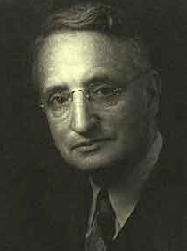
#> input picture img_manipulated_ex1.jpg, 187 x 251 px
$ python image.py
#> lines starting #> are read from the running program, lines starting #| are printed output that depends on the picture
import numpy as np
from PIL import Image
import matplotlib.pyplot as plt

img = Image.open('img_manipulated_ex1.jpg').convert("L")
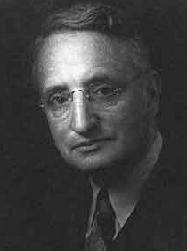
#> img: PIL image 187x251 L; min 9, max 251, mean 62.8
arr = np.array(img)

print(arr)
#> (printed output is left out)


shape = arr.shape
#> shape = (251, 187)
print(shape)
#| (251, 187)
numSeries = {'1':0, '2':0, '3':0, '4':0, '5':0, '6':0, '7':0, '8':0, '9':0}

flat_arr = arr.ravel()
print(flat_arr)
#> (printed output is left out)
totalLen = len(flat_arr)
#> totalLen = 46937
for num in  flat_arr:
    firstDigit = str(int(num))[:1]
    if(firstDigit != '0'):
        numSeries[firstDigit] += 1
#> this loop made 46937 passes
#> (num, firstDigit) on passes 1 to 3: (59, '5'), (57, '5'), (55, '5')
#> after the loop, numSeries = 9 items

x_list, y_list = [], []
for key, num in numSeries.items():
    x_list.append(key)
    y_list.append(num)
#> this loop made 9 passes
#> (key, num) on passes 1 to 9: ('1', 4216), ('2', 1684), ('3', 7513), ('4', 21950), ('5', 4465), ('6', 2554), ('7', 1922), ('8', 1500), ('9', 1133)
#> after the loop, x_list = ['1', '2', '3', '4', '5', '6', '7', '8', '9']; y_list = [4216, 1684, 7513, 21950, 4465, 2554, 1922, 1500, 1133]
print(x_list)
#| ['1', '2', '3', '4', '5', '6', '7', '8', '9']
print(y_list)
#| [4216, 1684, 7513, 21950, 4465, 2554, 1922, 1500, 1133]

plt.plot(x_list, y_list)

plt.xlabel('x - axis')
plt.ylabel('y - axis')

plt.title('Benfords graph!')
plt.savefig('ex2.png')
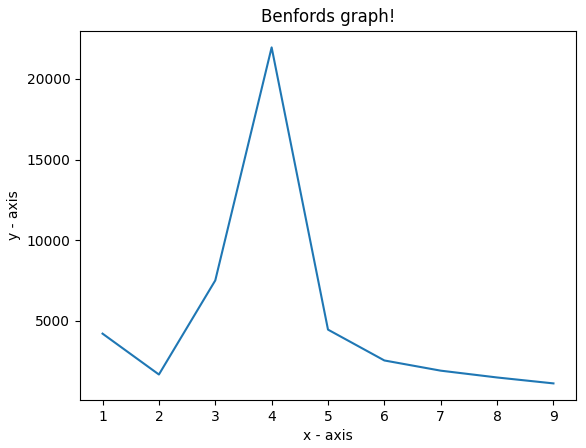
#> figure drawn by matplotlib, 1 panel
plt.show()
